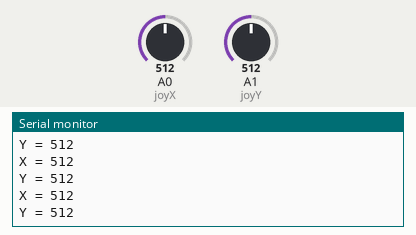
A sketch run on a simulated Arduino Uno, built with avr-gcc and run on an emulated ATmega328P. On the bench: the last lines printed to the serial monitor. Inputs (shaded band) come from the test bench; at power-on: A0 (joyX) = 512, A1 (joyY) = 512.

Above: at 1.3 s.
1.4 s: A0 (joyX) set to 716
At 1.81 s:
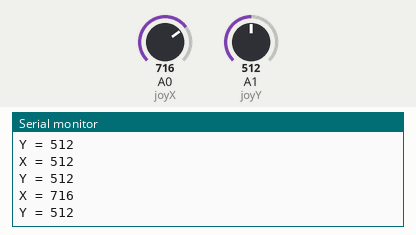
2.9 s: A1 (joyY) set to 716
At 3.31 s:
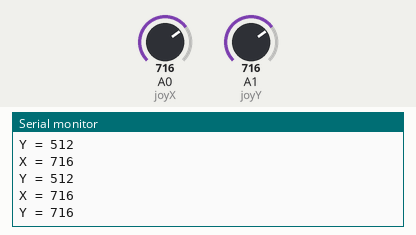
4.4 s: A0 (joyX) set to 900
At 4.82 s:
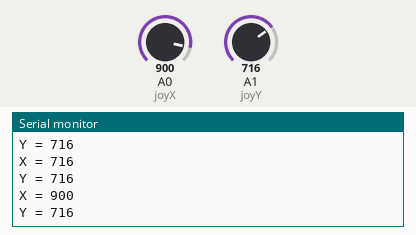
5.9 s: A1 (joyY) set to 900
At 6.32 s:
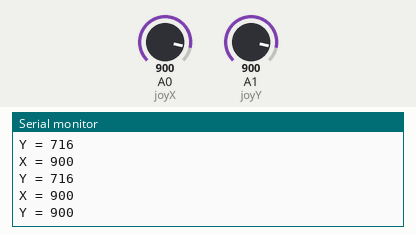
Timing chart, 0 to 8.4 s (numbered marks = the images above; inputs shaded):
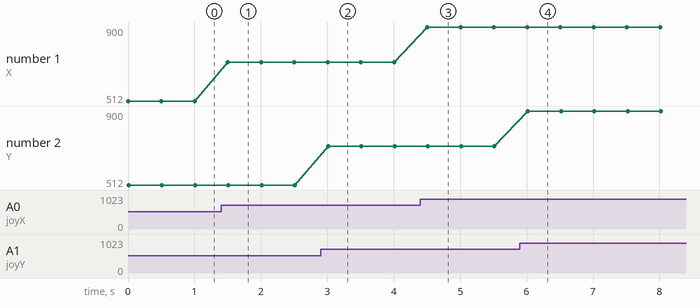

Measured:
- after the input at 1.4 s, the serial monitor: prints a new line after 0.10 s (image 1)
- after the input at 2.9 s, the serial monitor: prints a new line after 0.11 s (image 2)
- after the input at 4.4 s, the serial monitor: prints a new line after 0.11 s (image 3)
- after the input at 5.9 s, the serial monitor: prints a new line after 0.12 s (image 4)
- plotted number 1: 512 → 716 after the input at 1.4 s, 716 → 900 after the input at 4.4 s

The sketch:

Joystick.ino
```cpp
// Controlling movements of two servos using a Joystick
// Joystick's x- and y- axes are connected to A0 and A1 analog pins of Arduino.
// Servos are connectd to PWM Pins 9 and 10.
// By Explore Labs

#include <Servo.h>

Servo tilt, pan; // create servo object to control a servo

int joyX = A0; // analog pin used to connect the X - axis of Joystick
int joyY = A1; // analog pin used to connect the Y - axis of Joystick
int X,Y; // variables to read the values from the analog pins

void setup()
{

  pinMode(joyX, INPUT);
  pinMode(joyY, INPUT);
  Serial.begin(9600);
}

void loop()
{
 X = analogRead(joyX);    // reads the value of the Joystick's X - axis (value between 0 and 1023)
 Y = analogRead(joyY);    // reads the value of the Joystick's Y - axis (value between 0 and 1023)
//  x = map(analogRead(joyX), 0, 1023, 900, 2100); // scale it to use with the servo b/w 900 usec to 2100 usec
//  y = map(analogRead(joyY), 0, 1023, 900, 2100);
  Serial.print("X = ");
  Serial.println(X);
  Serial.print("Y = ");
  Serial.println(Y);
  Serial.println();
  delay(500); // waits for the servos to get there
}
```
